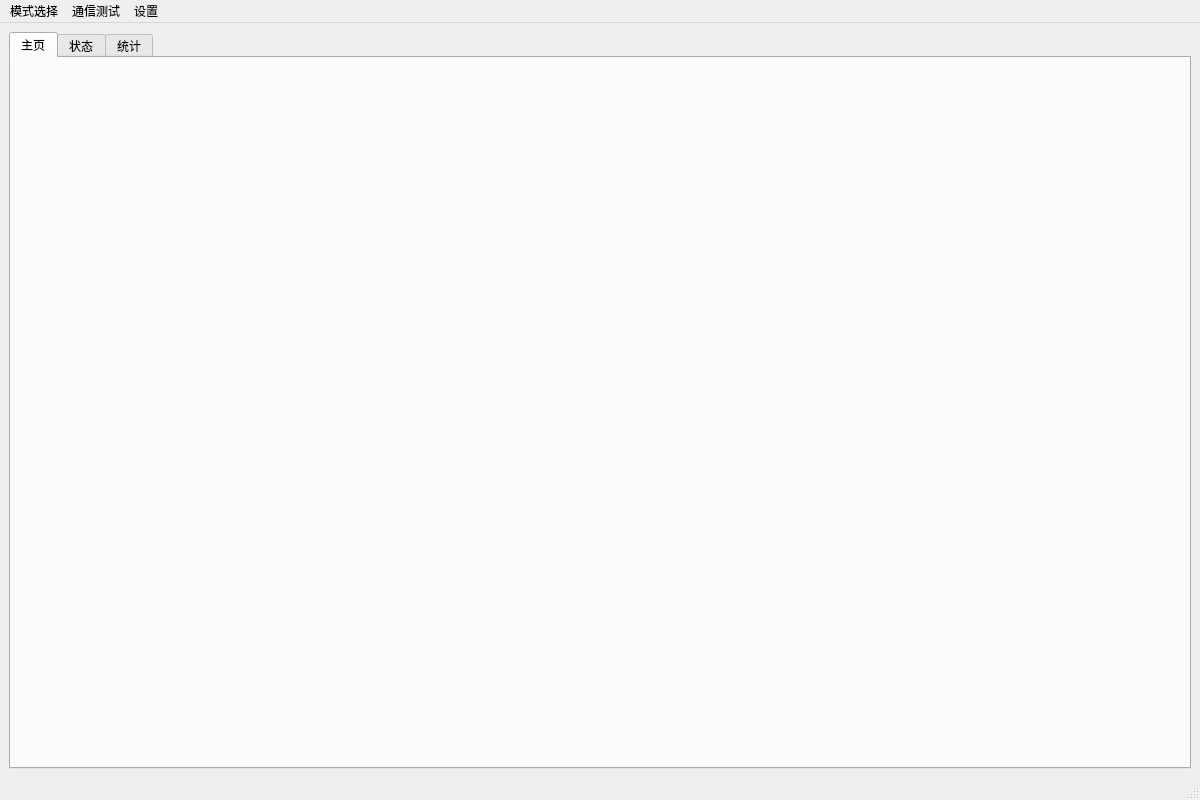
<?xml version="1.0" encoding="UTF-8"?>
<ui version="4.0">
 <class>MainWindow</class>
 <widget class="QMainWindow" name="MainWindow">
  <property name="geometry">
   <rect>
    <x>0</x>
    <y>0</y>
    <width>1200</width>
    <height>800</height>
   </rect>
  </property>
  <property name="sizePolicy">
   <sizepolicy hsizetype="Fixed" vsizetype="Fixed">
    <horstretch>0</horstretch>
    <verstretch>0</verstretch>
   </sizepolicy>
  </property>
  <property name="windowTitle">
   <string>MainWindow</string>
  </property>
  <widget class="QWidget" name="centralwidget">
   <layout class="QGridLayout" name="gridLayout">
    <item row="0" column="0">
     <widget class="QTabWidget" name="tabWidget">
      <property name="sizePolicy">
       <sizepolicy hsizetype="Expanding" vsizetype="Expanding">
        <horstretch>0</horstretch>
        <verstretch>0</verstretch>
       </sizepolicy>
      </property>
      <property name="toolTip">
       <string>&lt;html&gt;&lt;head/&gt;&lt;body&gt;&lt;p&gt;显示相机图片&lt;/p&gt;&lt;p&gt;&lt;br/&gt;&lt;/p&gt;&lt;/body&gt;&lt;/html&gt;</string>
      </property>
      <property name="currentIndex">
       <number>0</number>
      </property>
      <widget class="QWidget" name="main">
       <attribute name="title">
        <string>主页</string>
       </attribute>
       <layout class="QGridLayout" name="gridLayout_3" rowstretch="0">
        <property name="leftMargin">
         <number>12</number>
        </property>
        <property name="topMargin">
         <number>12</number>
        </property>
        <property name="rightMargin">
         <number>12</number>
        </property>
        <property name="bottomMargin">
         <number>12</number>
        </property>
       </layout>
      </widget>
      <widget class="QWidget" name="status">
       <attribute name="title">
        <string>状态</string>
       </attribute>
      </widget>
      <widget class="QWidget" name="count">
       <attribute name="title">
        <string>统计</string>
       </attribute>
       <widget class="QCalendarWidget" name="calendarWidget">
        <property name="geometry">
         <rect>
          <x>40</x>
          <y>40</y>
          <width>248</width>
          <height>197</height>
         </rect>
        </property>
       </widget>
       <widget class="QTableWidget" name="tableWidget">
        <property name="geometry">
         <rect>
          <x>320</x>
          <y>30</y>
          <width>791</width>
          <height>641</height>
         </rect>
        </property>
        <row>
         <property name="text">
          <string>新建行</string>
         </property>
        </row>
        <row>
         <property name="text">
          <string>新建行</string>
         </property>
        </row>
        <row>
         <property name="text">
          <string>新建行</string>
         </property>
        </row>
        <column>
         <property name="text">
          <string>新建列</string>
         </property>
        </column>
        <column>
         <property name="text">
          <string>新建列</string>
         </property>
        </column>
        <column>
         <property name="text">
          <string>新建列</string>
         </property>
        </column>
       </widget>
       <widget class="QDateEdit" name="dateEdit">
        <property name="geometry">
         <rect>
          <x>60</x>
          <y>350</y>
          <width>110</width>
          <height>22</height>
         </rect>
        </property>
       </widget>
       <widget class="QDateEdit" name="dateEdit_2">
        <property name="geometry">
         <rect>
          <x>60</x>
          <y>390</y>
          <width>110</width>
          <height>22</height>
         </rect>
        </property>
       </widget>
      </widget>
     </widget>
    </item>
   </layout>
  </widget>
  <widget class="QStatusBar" name="statusbar"/>
  <widget class="QMenuBar" name="menuBar">
   <property name="geometry">
    <rect>
     <x>0</x>
     <y>0</y>
     <width>1200</width>
     <height>23</height>
    </rect>
   </property>
   <widget class="QMenu" name="menu">
    <property name="title">
     <string>模式选择</string>
    </property>
    <widget class="QMenu" name="menu_3">
     <property name="title">
      <string>形状</string>
     </property>
     <addaction name="actionyolo"/>
     <addaction name="actionclip_2"/>
    </widget>
    <addaction name="menu_3"/>
    <addaction name="action"/>
    <addaction name="action_2"/>
   </widget>
   <widget class="QMenu" name="menu_2">
    <property name="title">
     <string>通信测试</string>
    </property>
    <addaction name="actionpcie"/>
    <addaction name="actionserial"/>
    <addaction name="actioncamera_1"/>
    <addaction name="actioncamera_2"/>
   </widget>
   <widget class="QMenu" name="menu_4">
    <property name="title">
     <string>设置</string>
    </property>
    <addaction name="action_3"/>
   </widget>
   <addaction name="menu"/>
   <addaction name="menu_2"/>
   <addaction name="menu_4"/>
  </widget>
  <action name="action">
   <property name="text">
    <string>颜色</string>
   </property>
  </action>
  <action name="action_2">
   <property name="text">
    <string>高光谱</string>
   </property>
  </action>
  <action name="actionyolo">
   <property name="text">
    <string>yolo</string>
   </property>
  </action>
  <action name="actionclip_2">
   <property name="text">
    <string>clip</string>
   </property>
  </action>
  <action name="actionpcie">
   <property name="text">
    <string>pcie</string>
   </property>
  </action>
  <action name="actionserial">
   <property name="text">
    <string>serial</string>
   </property>
  </action>
  <action name="action_3">
   <property name="text">
    <string>自定义颜色</string>
   </property>
  </action>
  <action name="actioncamera_1">
   <property name="text">
    <string>camera_1</string>
   </property>
  </action>
  <action name="actioncamera_2">
   <property name="text">
    <string>camera_2</string>
   </property>
  </action>
 </widget>
 <resources/>
 <connections/>
</ui>
